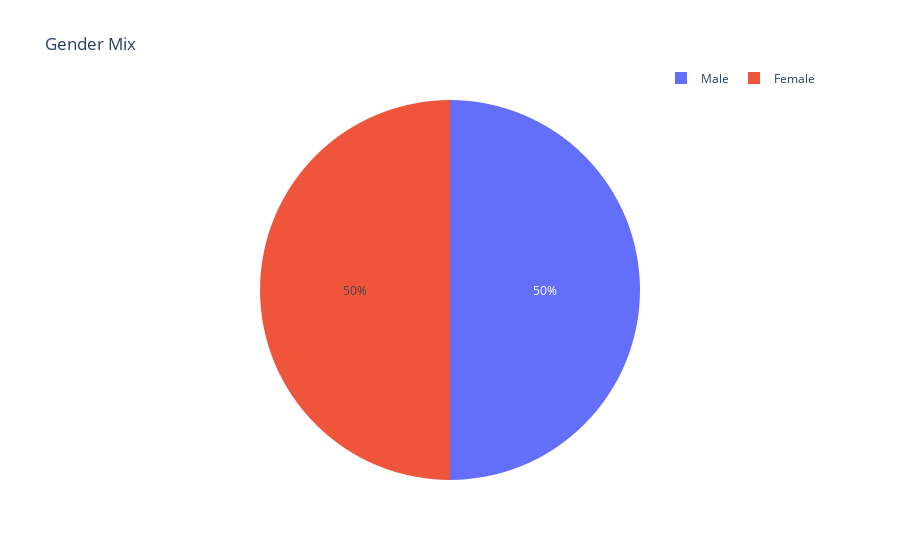

The notebook cell this image was saved under:
### Code cell
personal_grp = personal_df.groupby(['partner','gender']).size().reset_index().groupby('gender')[[0]].max()

labels = ['Male', 'Female']
fig = px.pie(personal_grp, names=labels, title='Gender Mix')
fig.update_layout(legend=dict(
    orientation="h",
    yanchor="bottom",
    y=1.02,
    xanchor="right",
    x=1
))

fig.show()

### Figure 1 — Plotly figure (JSON) as saved in the notebook; plotly's stock layout.template omitted (floating-point values rounded to 4 significant figures)
{"data": [{"domain": {"x": [0, 1], "y": [0, 1]}, "hovertemplate": "label=%{label}<extra></extra>", "labels": ["Male", "Female"], "legendgroup": "", "name": "", "showlegend": true, "type": "pie"}], "layout": {"legend": {"orientation": "h", "tracegroupgap": 0, "x": 1, "xanchor": "right", "y": 1.02, "yanchor": "bottom"}, "title": {"text": "Gender Mix"}}}
